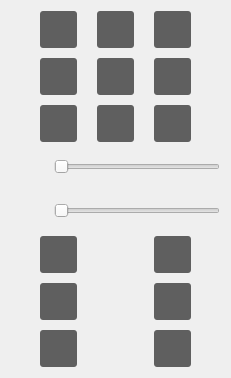
<?xml version="1.0" encoding="UTF-8"?>
<ui version="4.0">
 <class>PtzControlWidget</class>
 <widget class="QWidget" name="PtzControlWidget">
  <property name="geometry">
   <rect>
    <x>0</x>
    <y>0</y>
    <width>231</width>
    <height>378</height>
   </rect>
  </property>
  <property name="windowTitle">
   <string>Form</string>
  </property>
  <property name="styleSheet">
   <string notr="true">QToolButton
{
	outline: 0px;
	border: 0px;
	border-radius: 3px;
	padding: 5px;
	color: #FFFFFF;
	background-color: #5F5F5F;
}
QToolButton:disabled
{
    background-color: rgb(190, 190, 190);
}
QToolButton:hover
{
	background-color: #2B9CC6;
}
QToolButton:pressed
{
	background-color: rgba(43, 156, 198, 50%);
}
QToolButton:checked
{
	background-color: #2B9CC6;
}</string>
  </property>
  <layout class="QVBoxLayout" name="verticalLayout">
   <item>
    <widget class="QWidget" name="widget_1" native="true">
     <layout class="QGridLayout" name="gridLayout">
      <property name="leftMargin">
       <number>0</number>
      </property>
      <property name="topMargin">
       <number>0</number>
      </property>
      <property name="rightMargin">
       <number>0</number>
      </property>
      <property name="bottomMargin">
       <number>0</number>
      </property>
      <property name="horizontalSpacing">
       <number>20</number>
      </property>
      <property name="verticalSpacing">
       <number>10</number>
      </property>
      <item row="2" column="1">
       <widget class="QToolButton" name="toolButton_LEFT_DOWN">
        <property name="text">
         <string/>
        </property>
        <property name="icon">
         <iconset resource="../resource/resource.qrc">
          <normaloff>:/ptz/ptz/leftdown.png</normaloff>:/ptz/ptz/leftdown.png</iconset>
        </property>
        <property name="iconSize">
         <size>
          <width>24</width>
          <height>24</height>
         </size>
        </property>
       </widget>
      </item>
      <item row="2" column="3">
       <widget class="QToolButton" name="toolButton_RIGHT_DOWN">
        <property name="text">
         <string/>
        </property>
        <property name="icon">
         <iconset resource="../resource/resource.qrc">
          <normaloff>:/ptz/ptz/rightdown.png</normaloff>:/ptz/ptz/rightdown.png</iconset>
        </property>
        <property name="iconSize">
         <size>
          <width>24</width>
          <height>24</height>
         </size>
        </property>
       </widget>
      </item>
      <item row="0" column="1">
       <widget class="QToolButton" name="toolButton_LEFT_UP">
        <property name="enabled">
         <bool>true</bool>
        </property>
        <property name="text">
         <string/>
        </property>
        <property name="icon">
         <iconset resource="../resource/resource.qrc">
          <normaloff>:/ptz/ptz/leftup.png</normaloff>:/ptz/ptz/leftup.png</iconset>
        </property>
        <property name="iconSize">
         <size>
          <width>24</width>
          <height>24</height>
         </size>
        </property>
       </widget>
      </item>
      <item row="1" column="0">
       <spacer name="horizontalSpacer_7">
        <property name="orientation">
         <enum>Qt::Horizontal</enum>
        </property>
        <property name="sizeHint" stdset="0">
         <size>
          <width>40</width>
          <height>20</height>
         </size>
        </property>
       </spacer>
      </item>
      <item row="0" column="2">
       <widget class="QToolButton" name="toolButton_UP">
        <property name="text">
         <string/>
        </property>
        <property name="icon">
         <iconset resource="../resource/resource.qrc">
          <normaloff>:/ptz/ptz/up.png</normaloff>:/ptz/ptz/up.png</iconset>
        </property>
        <property name="iconSize">
         <size>
          <width>24</width>
          <height>24</height>
         </size>
        </property>
       </widget>
      </item>
      <item row="1" column="1">
       <widget class="QToolButton" name="toolButton_LEFT">
        <property name="text">
         <string/>
        </property>
        <property name="icon">
         <iconset resource="../resource/resource.qrc">
          <normaloff>:/ptz/ptz/left.png</normaloff>:/ptz/ptz/left.png</iconset>
        </property>
        <property name="iconSize">
         <size>
          <width>24</width>
          <height>24</height>
         </size>
        </property>
       </widget>
      </item>
      <item row="0" column="3">
       <widget class="QToolButton" name="toolButton_RIGHT_UP">
        <property name="text">
         <string/>
        </property>
        <property name="icon">
         <iconset resource="../resource/resource.qrc">
          <normaloff>:/ptz/ptz/rightup.png</normaloff>:/ptz/ptz/rightup.png</iconset>
        </property>
        <property name="iconSize">
         <size>
          <width>24</width>
          <height>24</height>
         </size>
        </property>
       </widget>
      </item>
      <item row="2" column="2">
       <widget class="QToolButton" name="toolButton_DOWN">
        <property name="text">
         <string/>
        </property>
        <property name="icon">
         <iconset resource="../resource/resource.qrc">
          <normaloff>:/ptz/ptz/down.png</normaloff>:/ptz/ptz/down.png</iconset>
        </property>
        <property name="iconSize">
         <size>
          <width>24</width>
          <height>24</height>
         </size>
        </property>
       </widget>
      </item>
      <item row="1" column="3">
       <widget class="QToolButton" name="toolButton_RIGHT">
        <property name="text">
         <string/>
        </property>
        <property name="icon">
         <iconset resource="../resource/resource.qrc">
          <normaloff>:/ptz/ptz/right.png</normaloff>:/ptz/ptz/right.png</iconset>
        </property>
        <property name="iconSize">
         <size>
          <width>24</width>
          <height>24</height>
         </size>
        </property>
       </widget>
      </item>
      <item row="1" column="2">
       <widget class="QToolButton" name="toolButton_autoScan">
        <property name="text">
         <string/>
        </property>
        <property name="icon">
         <iconset resource="../resource/resource.qrc">
          <normaloff>:/ptz/ptz/center.png</normaloff>:/ptz/ptz/center.png</iconset>
        </property>
        <property name="iconSize">
         <size>
          <width>24</width>
          <height>24</height>
         </size>
        </property>
        <property name="checkable">
         <bool>true</bool>
        </property>
       </widget>
      </item>
      <item row="1" column="4">
       <spacer name="horizontalSpacer_8">
        <property name="orientation">
         <enum>Qt::Horizontal</enum>
        </property>
        <property name="sizeHint" stdset="0">
         <size>
          <width>40</width>
          <height>20</height>
         </size>
        </property>
       </spacer>
      </item>
     </layout>
    </widget>
   </item>
   <item>
    <widget class="QWidget" name="widget_2" native="true">
     <layout class="QGridLayout" name="gridLayout_2">
      <property name="leftMargin">
       <number>0</number>
      </property>
      <property name="topMargin">
       <number>0</number>
      </property>
      <property name="rightMargin">
       <number>0</number>
      </property>
      <property name="bottomMargin">
       <number>0</number>
      </property>
      <item row="1" column="1">
       <widget class="BaseSlider" name="slider_zoom">
        <property name="sizePolicy">
         <sizepolicy hsizetype="Expanding" vsizetype="Ignored">
          <horstretch>0</horstretch>
          <verstretch>0</verstretch>
         </sizepolicy>
        </property>
        <property name="orientation">
         <enum>Qt::Horizontal</enum>
        </property>
       </widget>
      </item>
      <item row="0" column="1">
       <widget class="BaseSlider" name="slider_speed">
        <property name="sizePolicy">
         <sizepolicy hsizetype="Expanding" vsizetype="Ignored">
          <horstretch>0</horstretch>
          <verstretch>0</verstretch>
         </sizepolicy>
        </property>
        <property name="orientation">
         <enum>Qt::Horizontal</enum>
        </property>
       </widget>
      </item>
      <item row="1" column="0">
       <widget class="QLabel" name="label_zoom">
        <property name="minimumSize">
         <size>
          <width>37</width>
          <height>37</height>
         </size>
        </property>
        <property name="text">
         <string/>
        </property>
        <property name="pixmap">
         <pixmap resource="../resource/resource.qrc">:/ptz/ptz/zoom.png</pixmap>
        </property>
        <property name="alignment">
         <set>Qt::AlignCenter</set>
        </property>
       </widget>
      </item>
      <item row="0" column="0">
       <widget class="QLabel" name="label_speed">
        <property name="minimumSize">
         <size>
          <width>37</width>
          <height>37</height>
         </size>
        </property>
        <property name="text">
         <string/>
        </property>
        <property name="pixmap">
         <pixmap resource="../resource/resource.qrc">:/ptz/ptz/speed.png</pixmap>
        </property>
        <property name="alignment">
         <set>Qt::AlignCenter</set>
        </property>
       </widget>
      </item>
     </layout>
    </widget>
   </item>
   <item>
    <widget class="QWidget" name="widget_3" native="true">
     <layout class="QGridLayout" name="gridLayout_3">
      <property name="leftMargin">
       <number>0</number>
      </property>
      <property name="topMargin">
       <number>0</number>
      </property>
      <property name="rightMargin">
       <number>0</number>
      </property>
      <property name="bottomMargin">
       <number>0</number>
      </property>
      <property name="horizontalSpacing">
       <number>20</number>
      </property>
      <property name="verticalSpacing">
       <number>10</number>
      </property>
      <item row="1" column="1">
       <widget class="QToolButton" name="toolButton_focus_sub">
        <property name="text">
         <string/>
        </property>
        <property name="icon">
         <iconset resource="../resource/resource.qrc">
          <normaloff>:/ptz/ptz/minus.png</normaloff>:/ptz/ptz/minus.png</iconset>
        </property>
        <property name="iconSize">
         <size>
          <width>24</width>
          <height>24</height>
         </size>
        </property>
       </widget>
      </item>
      <item row="2" column="1">
       <widget class="QToolButton" name="toolButton_iris_sub">
        <property name="text">
         <string/>
        </property>
        <property name="icon">
         <iconset resource="../resource/resource.qrc">
          <normaloff>:/ptz/ptz/minus.png</normaloff>:/ptz/ptz/minus.png</iconset>
        </property>
        <property name="iconSize">
         <size>
          <width>24</width>
          <height>24</height>
         </size>
        </property>
       </widget>
      </item>
      <item row="1" column="2">
       <widget class="QLabel" name="label_focus">
        <property name="minimumSize">
         <size>
          <width>37</width>
          <height>37</height>
         </size>
        </property>
        <property name="text">
         <string/>
        </property>
        <property name="pixmap">
         <pixmap resource="../resource/resource.qrc">:/ptz/ptz/focus.png</pixmap>
        </property>
        <property name="alignment">
         <set>Qt::AlignCenter</set>
        </property>
       </widget>
      </item>
      <item row="2" column="3">
       <widget class="QToolButton" name="toolButton_iris_add">
        <property name="text">
         <string/>
        </property>
        <property name="icon">
         <iconset resource="../resource/resource.qrc">
          <normaloff>:/ptz/ptz/plus.png</normaloff>:/ptz/ptz/plus.png</iconset>
        </property>
        <property name="iconSize">
         <size>
          <width>24</width>
          <height>24</height>
         </size>
        </property>
       </widget>
      </item>
      <item row="1" column="3">
       <widget class="QToolButton" name="toolButton_focus_add">
        <property name="text">
         <string/>
        </property>
        <property name="icon">
         <iconset resource="../resource/resource.qrc">
          <normaloff>:/ptz/ptz/plus.png</normaloff>:/ptz/ptz/plus.png</iconset>
        </property>
        <property name="iconSize">
         <size>
          <width>24</width>
          <height>24</height>
         </size>
        </property>
       </widget>
      </item>
      <item row="0" column="2">
       <widget class="QLabel" name="label_zoom_2">
        <property name="minimumSize">
         <size>
          <width>37</width>
          <height>37</height>
         </size>
        </property>
        <property name="text">
         <string/>
        </property>
        <property name="pixmap">
         <pixmap resource="../resource/resource.qrc">:/ptz/ptz/zoom.png</pixmap>
        </property>
        <property name="alignment">
         <set>Qt::AlignCenter</set>
        </property>
       </widget>
      </item>
      <item row="0" column="3">
       <widget class="QToolButton" name="toolButton_zoom_add">
        <property name="text">
         <string/>
        </property>
        <property name="icon">
         <iconset resource="../resource/resource.qrc">
          <normaloff>:/ptz/ptz/plus.png</normaloff>:/ptz/ptz/plus.png</iconset>
        </property>
        <property name="iconSize">
         <size>
          <width>24</width>
          <height>24</height>
         </size>
        </property>
       </widget>
      </item>
      <item row="2" column="2">
       <widget class="QLabel" name="label_iris">
        <property name="minimumSize">
         <size>
          <width>37</width>
          <height>37</height>
         </size>
        </property>
        <property name="text">
         <string/>
        </property>
        <property name="pixmap">
         <pixmap resource="../resource/resource.qrc">:/ptz/ptz/iris.png</pixmap>
        </property>
        <property name="alignment">
         <set>Qt::AlignCenter</set>
        </property>
       </widget>
      </item>
      <item row="0" column="1">
       <widget class="QToolButton" name="toolButton_zoom_sub">
        <property name="text">
         <string/>
        </property>
        <property name="icon">
         <iconset resource="../resource/resource.qrc">
          <normaloff>:/ptz/ptz/minus.png</normaloff>:/ptz/ptz/minus.png</iconset>
        </property>
        <property name="iconSize">
         <size>
          <width>24</width>
          <height>24</height>
         </size>
        </property>
       </widget>
      </item>
      <item row="1" column="4">
       <spacer name="horizontalSpacer">
        <property name="orientation">
         <enum>Qt::Horizontal</enum>
        </property>
        <property name="sizeHint" stdset="0">
         <size>
          <width>40</width>
          <height>20</height>
         </size>
        </property>
       </spacer>
      </item>
      <item row="1" column="0">
       <spacer name="horizontalSpacer_2">
        <property name="orientation">
         <enum>Qt::Horizontal</enum>
        </property>
        <property name="sizeHint" stdset="0">
         <size>
          <width>40</width>
          <height>20</height>
         </size>
        </property>
       </spacer>
      </item>
     </layout>
    </widget>
   </item>
  </layout>
 </widget>
 <customwidgets>
  <customwidget>
   <class>BaseSlider</class>
   <extends>QSlider</extends>
   <header>baseslider.h</header>
   <container>1</container>
  </customwidget>
 </customwidgets>
 <resources>
  <include location="../resource/resource.qrc"/>
 </resources>
 <connections/>
</ui>
